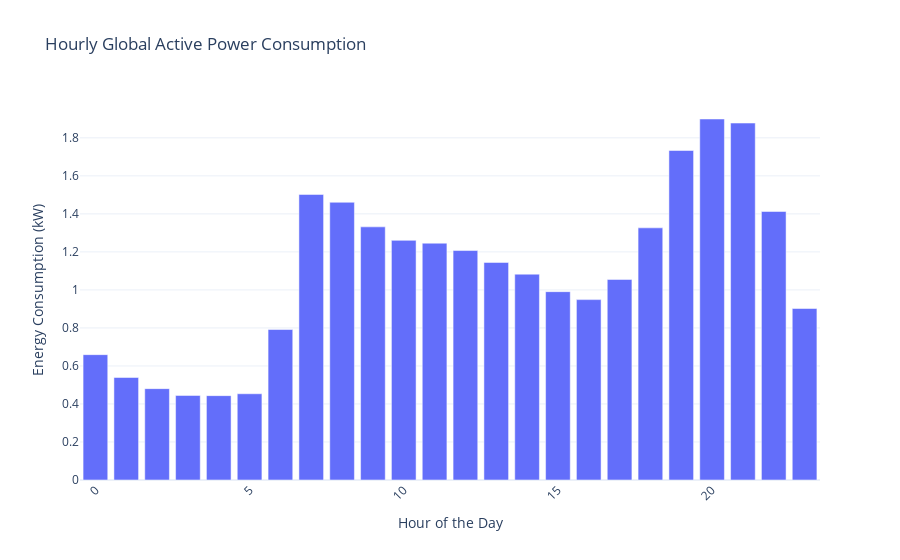

Notebook code cell kept with this figure:
### Code cell
df_copy['Hour'] = df_copy['Timestamp'].dt.hour
hourly_data = df_copy.groupby('Hour')['Global_active_power'].mean().reset_index()
fig = px.bar(hourly_data, x='Hour', y='Global_active_power',
             title='Hourly Global Active Power Consumption',
             labels={'Global_active_power': 'Energy Consumption (kW)', 'Hour': 'Hour of the Day'},
             template='plotly_white')

fig.update_layout(xaxis_tickangle=-45)
fig.show()

### Figure 1 — Plotly figure (JSON) as saved in the notebook; plotly's stock layout.template omitted (floating-point values rounded to 4 significant figures)
{"data": [{"alignmentgroup": "True", "hovertemplate": "Hour of the Day=%{x}<br>Energy Consumption (kW)=%{y}<extra></extra>", "legendgroup": "", "marker": {"color": "#636efa", "pattern": {"shape": ""}}, "name": "", "offsetgroup": "", "orientation": "v", "showlegend": false, "textposition": "auto", "type": "bar", "x": [0, 1, 2, 3, 4, 5, 6, 7, 8, 9, 10, 11, 12, 13, 14, 15, 16, 17, 18, 19, 20, 21, 22, 23], "xaxis": "x", "y": [0.6594, 0.5393, 0.4806, 0.4449, 0.4438, 0.4537, 0.7916, 1.502, 1.461, 1.332, 1.261, 1.246, 1.207, 1.145, 1.083, 0.9908, 0.9489, 1.055, 1.326, 1.733, 1.899, 1.878, 1.413, 0.9021], "yaxis": "y"}], "layout": {"barmode": "relative", "legend": {"tracegroupgap": 0}, "title": {"text": "Hourly Global Active Power Consumption"}, "xaxis": {"anchor": "y", "domain": [0, 1], "tickangle": -45, "title": {"text": "Hour of the Day"}}, "yaxis": {"anchor": "x", "domain": [0, 1], "title": {"text": "Energy Consumption (kW)"}}}}
